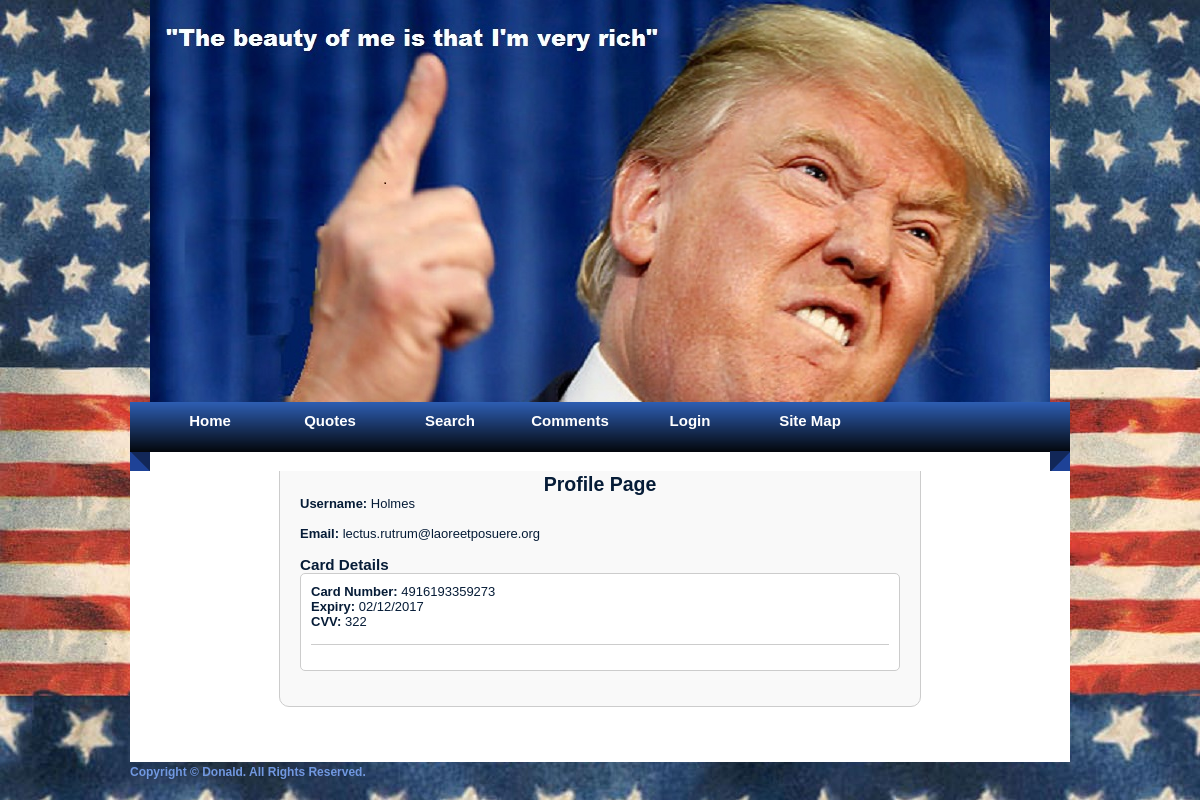
The app's page /profile/1 with its own data.
### tables this page shows
CREATE TABLE `users` (
  `id` INTEGER PRIMARY KEY AUTOINCREMENT,
  `username` TEXT DEFAULT NULL,
  `password` TEXT,
  `email` TEXT DEFAULT NULL,
  `about` TEXT DEFAULT NULL
);

CREATE TABLE `carddetail` (
  `id` INTEGER PRIMARY KEY AUTOINCREMENT,
  `cardno` TEXT,
  `cvv` TEXT,
  `expiry` TEXT
);

### app.py (the view)
@app.route('/profile/<int:user_id>', methods=['GET'])
def profile(user_id):
    query_user = text(f"SELECT * FROM users WHERE id = {user_id}")
    user = db.session.execute(query_user).fetchone()
    if user:
        query_cards = text(f"SELECT * FROM carddetail WHERE id = {user_id}")
        cards = db.session.execute(query_cards).fetchall()
        return render_template('profile.html', user=user, cards=cards)
    else:
        return "User not found or unauthorized access.", 403

### templates/profile.html (shortened to what this page needs)
{% extends "base.html" %}
{% block content %}
    <div style="max-width: 600px; margin: 50px auto; padding: 20px; border: 1px solid #ccc; border-radius: 10px; background-color: #f9f9f9;">
        <h2 style="text-align: center;">Profile Page</h2>
        {% if user %}
            <div style="margin-bottom: 15px;">
                <p><strong>Username:</strong> {{ user.username }}</p>
				<br>
                <p><strong>Email:</strong> {{ user.email }}</p>
            </div>
            <div style="margin-bottom: 15px;">
                <h3>Card Details</h3>
                <div style="padding: 10px; border: 1px solid #ccc; border-radius: 5px; background-color: #ffffff;">
                    {% for card in cards %}
                        <p><strong>Card Number:</strong> {{ card.cardno }}</p>
                        <p><strong>Expiry:</strong> {{ card.expiry }}</p>
                        <p><strong>CVV:</strong> {{ card.cvv }}</p>
                        <hr style="border: 0; border-top: 1px solid #ccc; margin: 15px 0;">
                    {% endfor %}
                </div>
            </div>
        {% else %}
            <p style="text-align: center; color: red;">User not found or unauthorized access.</p>
        {% endif %}
    </div>
{% endblock %}

### static/style.css (style rules this page uses)
body { margin: 0; padding: 0; text-align: left; font: 12px Arial, Helvetica, sans-serif; font-size: 13px; color: #061C37; background-image:url(images/background.jpg); background-repeat:no-repeat; }
* { margin: 0 auto 0 auto; text-align:left; }
#content h2 { text-align:center; }
html, body { text-align: center; }
p { text-align: left; }

### records on screen
users: username "Holmes", email "lectus.rutrum@laoreetposuere.org"
carddetail: cardno "4916193359273", expiry "02/12/2017", cvv "322"
